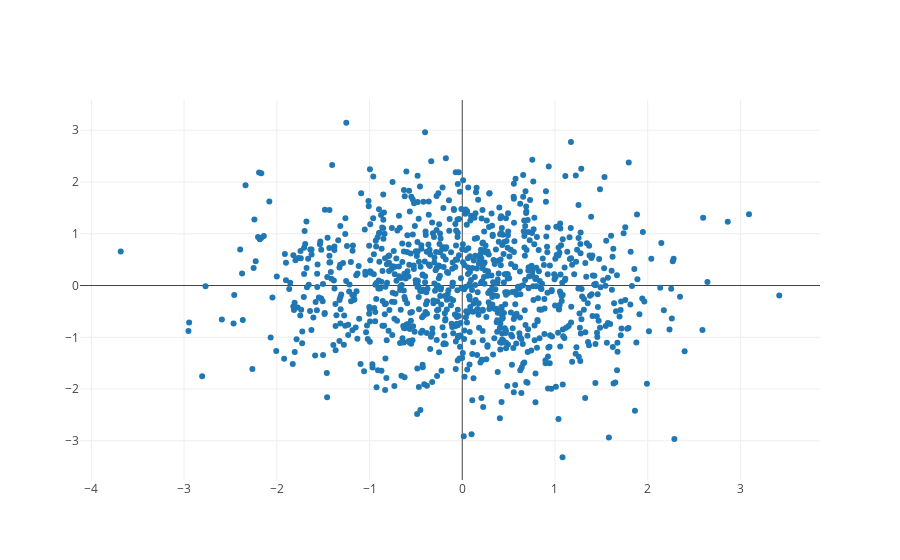

Notebook code cell kept with this figure:
### Code cell
# Scatter plot of 1000 random points
random_x = np.random.randn(1000)
random_y = np.random.randn(1000)

# Create a trace
trace = go.Scatter(
    x = random_x,
    y = random_y,
    mode = 'markers'
)

fig = [trace]
iplot(fig)

### Figure 1 — Plotly figure (JSON) as saved in the notebook; plotly's stock layout.template omitted (floating-point values rounded to 4 significant figures; data arrays with more than 128 entries replaced by an {"elided": "..."} marker saying what was removed)
{"data": [{"mode": "markers", "type": "scatter", "x": {"elided": "1000 float values"}, "y": {"elided": "1000 float values"}}], "layout": {}}
